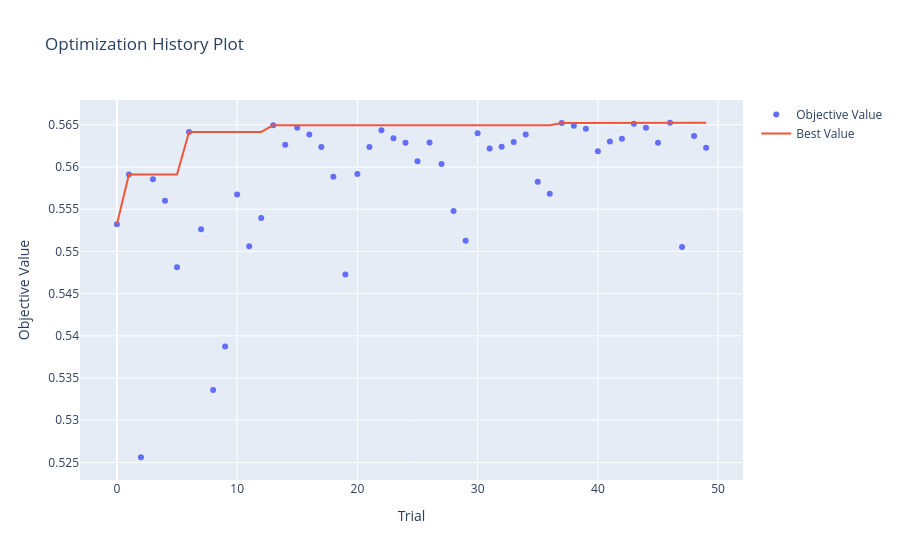

The code cell stored with this chart in its notebook:
### Code cell
# Visualización de convergencia
fig = optuna.visualization.plot_optimization_history(study)
fig.show()
